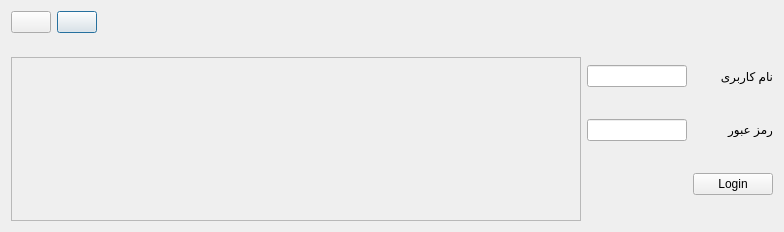
<?xml version="1.0" encoding="UTF-8"?>
<ui version="4.0">
 <class>Dialog</class>
 <widget class="QDialog" name="Dialog">
  <property name="geometry">
   <rect>
    <x>0</x>
    <y>0</y>
    <width>784</width>
    <height>232</height>
   </rect>
  </property>
  <property name="sizePolicy">
   <sizepolicy hsizetype="Maximum" vsizetype="Maximum">
    <horstretch>0</horstretch>
    <verstretch>0</verstretch>
   </sizepolicy>
  </property>
  <property name="windowTitle">
   <string>Index</string>
  </property>
  <layout class="QGridLayout" name="gridLayout">
   <item row="4" column="0" colspan="5">
    <widget class="QScrollArea" name="scrollArea">
     <property name="widgetResizable">
      <bool>true</bool>
     </property>
     <widget class="QWidget" name="scrollAreaWidgetContents">
      <property name="geometry">
       <rect>
        <x>0</x>
        <y>0</y>
        <width>570</width>
        <height>164</height>
       </rect>
      </property>
      <layout class="QGridLayout" name="gridLayout_2">
       <item row="0" column="0">
        <layout class="QGridLayout" name="gridLayout_staff"/>
       </item>
      </layout>
     </widget>
    </widget>
   </item>
   <item row="0" column="1" colspan="2">
    <widget class="QPushButton" name="btn_add">
     <property name="sizePolicy">
      <sizepolicy hsizetype="Fixed" vsizetype="Preferred">
       <horstretch>0</horstretch>
       <verstretch>0</verstretch>
      </sizepolicy>
     </property>
     <property name="text">
      <string/>
     </property>
     <property name="icon">
      <iconset>
       <normaloff>addperson.png</normaloff>addperson.png</iconset>
     </property>
    </widget>
   </item>
   <item row="0" column="0">
    <widget class="QPushButton" name="btn_personnel">
     <property name="enabled">
      <bool>true</bool>
     </property>
     <property name="sizePolicy">
      <sizepolicy hsizetype="Fixed" vsizetype="Fixed">
       <horstretch>0</horstretch>
       <verstretch>0</verstretch>
      </sizepolicy>
     </property>
     <property name="focusPolicy">
      <enum>Qt::ClickFocus</enum>
     </property>
     <property name="icon">
      <iconset>
       <normaloff>person.png</normaloff>person.png</iconset>
     </property>
     <property name="iconSize">
      <size>
       <width>40</width>
       <height>30</height>
      </size>
     </property>
    </widget>
   </item>
   <item row="1" column="5" rowspan="4">
    <layout class="QGridLayout" name="gridLayout_login">
     <item row="1" column="1">
      <widget class="QLineEdit" name="le_name">
       <property name="sizePolicy">
        <sizepolicy hsizetype="Fixed" vsizetype="Fixed">
         <horstretch>0</horstretch>
         <verstretch>0</verstretch>
        </sizepolicy>
       </property>
       <property name="maximumSize">
        <size>
         <width>100</width>
         <height>16777215</height>
        </size>
       </property>
       <property name="layoutDirection">
        <enum>Qt::RightToLeft</enum>
       </property>
      </widget>
     </item>
     <item row="2" column="2">
      <widget class="QLabel" name="lbl_pass">
       <property name="sizePolicy">
        <sizepolicy hsizetype="Preferred" vsizetype="Fixed">
         <horstretch>0</horstretch>
         <verstretch>0</verstretch>
        </sizepolicy>
       </property>
       <property name="text">
        <string>رمز عبور</string>
       </property>
      </widget>
     </item>
     <item row="1" column="2">
      <widget class="QLabel" name="lbl_name">
       <property name="text">
        <string>نام کاربری</string>
       </property>
      </widget>
     </item>
     <item row="2" column="1">
      <widget class="QLineEdit" name="le_pass">
       <property name="sizePolicy">
        <sizepolicy hsizetype="Fixed" vsizetype="Fixed">
         <horstretch>0</horstretch>
         <verstretch>0</verstretch>
        </sizepolicy>
       </property>
       <property name="maximumSize">
        <size>
         <width>100</width>
         <height>16777215</height>
        </size>
       </property>
      </widget>
     </item>
     <item row="3" column="2">
      <widget class="QPushButton" name="btn_login">
       <property name="sizePolicy">
        <sizepolicy hsizetype="Fixed" vsizetype="Fixed">
         <horstretch>0</horstretch>
         <verstretch>0</verstretch>
        </sizepolicy>
       </property>
       <property name="text">
        <string>Login</string>
       </property>
      </widget>
     </item>
    </layout>
   </item>
  </layout>
 </widget>
 <resources/>
 <connections/>
</ui>
